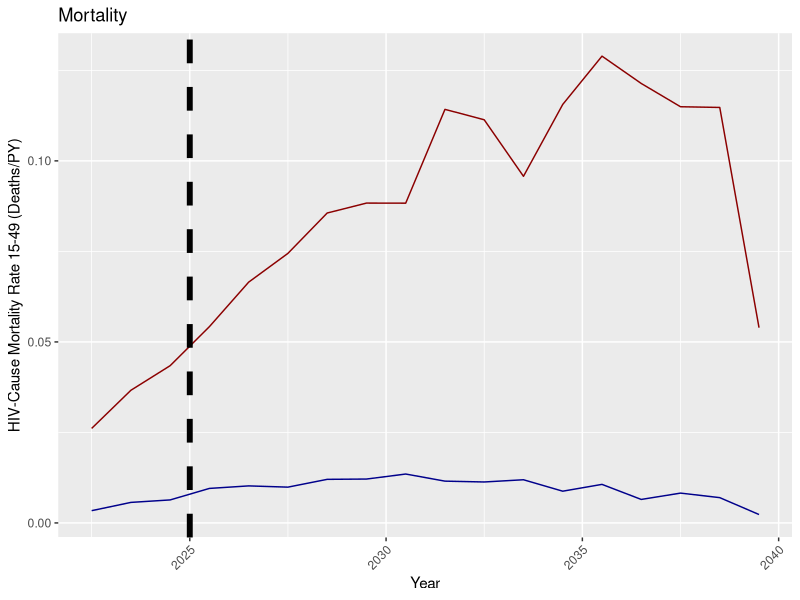
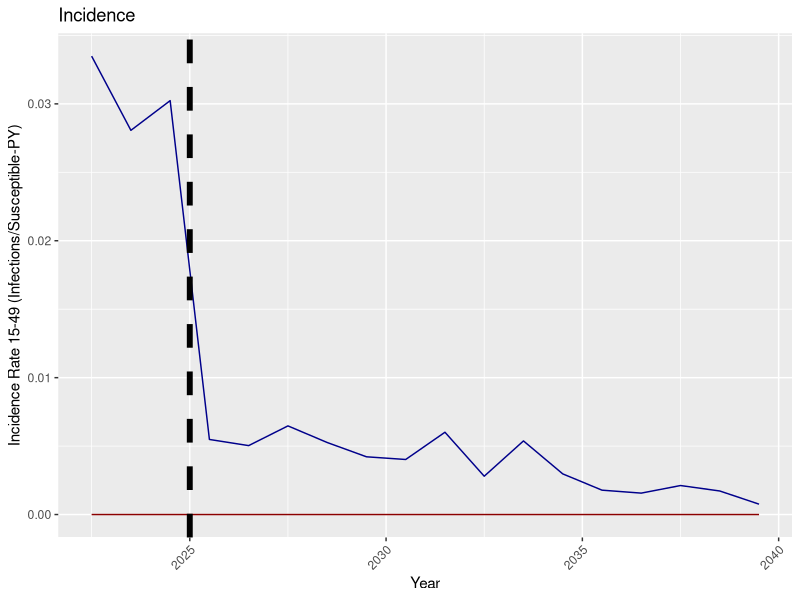
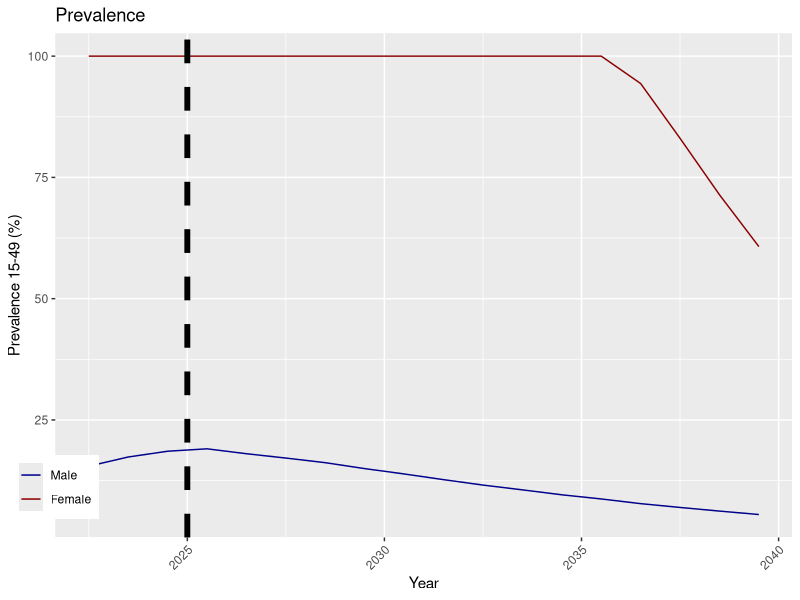

Write R code to recreate these figures, in order.
# SUMMARY: Plot HIV prevalence, incidence rate, and mortality rate for ages 15-49 by gender
# INPUT: output/ReportHIVByAgeAndGender.csv
# OUTPUT: figs/HIV_Summary.png

rm( list=ls( all=TRUE ) )
graphics.off()

library(reshape)
library(ggplot2)
library(gridExtra)

PrEP_YEAR = 2025

rel_names <- c('Transitory', 'Informal', 'Marital')
fig_dir = 'figs'
if( !file.exists(fig_dir) ) {
    dir.create(fig_dir)
}

dat = read.csv(file.path("output", "ReportHIVByAgeAndGender.csv"))

prevalent.m = melt(dat, 
    id=c("Year", "Gender", "Age"),
    measure=c("Population", "Infected", "On_ART"))

incident.m = melt(dat, 
    id=c("Year", "Gender", "Age"),
    measure=c("Died", "Died_from_HIV", "Newly.Infected"))

Years = unique(prevalent.m$Year)
nYears = 2*floor(length(Years)/2)   # Make it even
midYears = Years[seq(0,nYears-1) %% 2 == 0]   # First is mid-year

# midYear function for stitching half years together
midYear = function(year) {
    if( any(midYears == year) ) {
        return(year)
    }

    idx = which(year == Years)
    stopifnot(idx > 0)
    return( Years[[idx-1]] )
}

prevalent.m = prevalent.m[prevalent.m$Year %in% midYears,]
prevalent.c = cast(prevalent.m, Year + Gender~ variable, sum, subset=(Age>=15 & Age<50))

incident.m$Year = sapply(incident.m$Year, midYear)
incident.c = cast(incident.m, Year + Gender ~ variable, sum, subset=(Age>=15 & Age<50))

both.c = merge(prevalent.c, incident.c, by=c("Year", "Gender"))
both.c$Prevalence = 100 * both.c$Infected / both.c$Population
both.c$IncidenceRate = both.c$Newly.Infected / (both.c$Population - both.c$Infected)
both.c$IncidenceRate[ is.nan(both.c$IncidenceRate) ] = 0
both.c$HIVCauseMortalityRate = both.c$Died_from_HIV / both.c$Population
both.c$ARTCoverage = 100 * both.c$On_ART / both.c$Infected
both.c$Gender = factor(both.c$Gender, labels=c("Male", "Female"))

p.prevalence = ggplot(both.c, aes(x=Year, y=Prevalence, colour=Gender)) +
    geom_line() +
    geom_vline(xintercept=PrEP_YEAR, colour="black", linetype="dashed", linewidth=2) + # PrEP in PrEP_YEAR
    scale_color_manual(values=c("darkblue", "darkred")) +
    theme(axis.text.x = element_text(angle = 45, hjust = 1)) +
    theme(legend.position=c(0.0,0.1)) +
    theme(legend.title=element_blank()) +
    xlab( "Year" ) +
    ylab( "Prevalence 15-49 (%)" ) +
    ggtitle( "Prevalence" )

p.incidence = ggplot(both.c, aes(x=Year, y=IncidenceRate, colour=Gender)) +
    geom_line() +
    geom_vline(xintercept=PrEP_YEAR, colour="black", linetype="dashed", linewidth=2) + # PrEP in PrEP_YEAR
    scale_color_manual(values=c("darkblue", "darkred")) +
    theme(axis.text.x = element_text(angle = 45, hjust = 1)) +
    theme(legend.position="none") +
    theme(legend.title=element_blank()) +
    xlab( "Year" ) +
    ylab( "Incidence Rate 15-49 (Infections/Susceptible-PY)" ) +
    ggtitle( "Incidence" )

p.deaths = ggplot(both.c, aes(x=Year, y=HIVCauseMortalityRate, colour=Gender)) +
    geom_line() +
    geom_vline(xintercept=PrEP_YEAR, colour="black", linetype="dashed", linewidth=2) + # PrEP in PrEP_YEAR
    scale_color_manual(values=c("darkblue", "darkred")) +
    theme(axis.text.x = element_text(angle = 45, hjust = 1)) +
    theme(legend.position="none") +
    theme(legend.title=element_blank()) +
    xlab( "Year" ) +
    ylab( "HIV-Cause Mortality Rate 15-49 (Deaths/PY)" ) +
    ggtitle( "Mortality" )

p = arrangeGrob(p.prevalence, p.incidence, p.deaths, ncol=3)

png( file.path(fig_dir,"HIV_Summary.png"), width=600, height=400)
print( p )
dev.off()

print(p)
